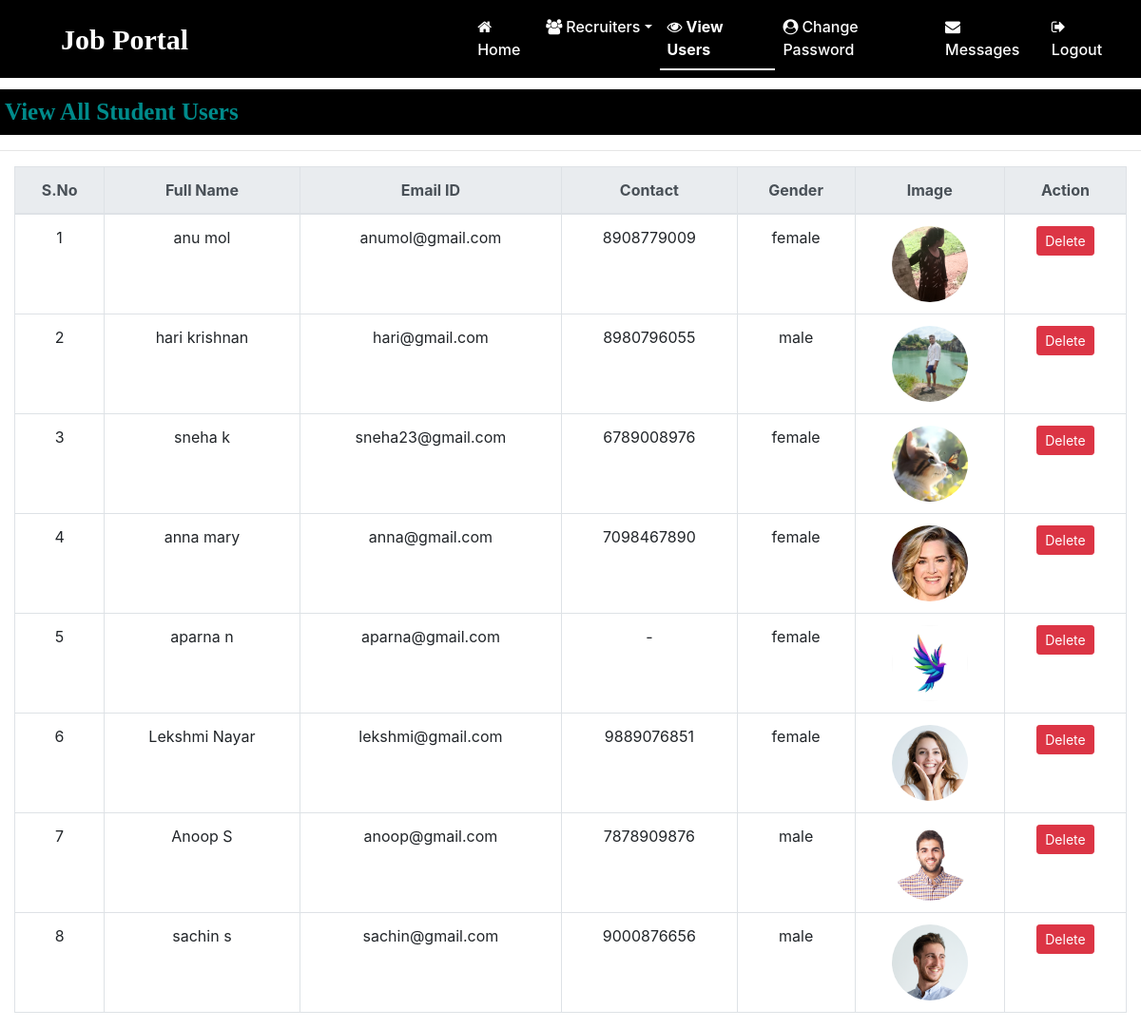
The app's page /view_users (signed in), older data.
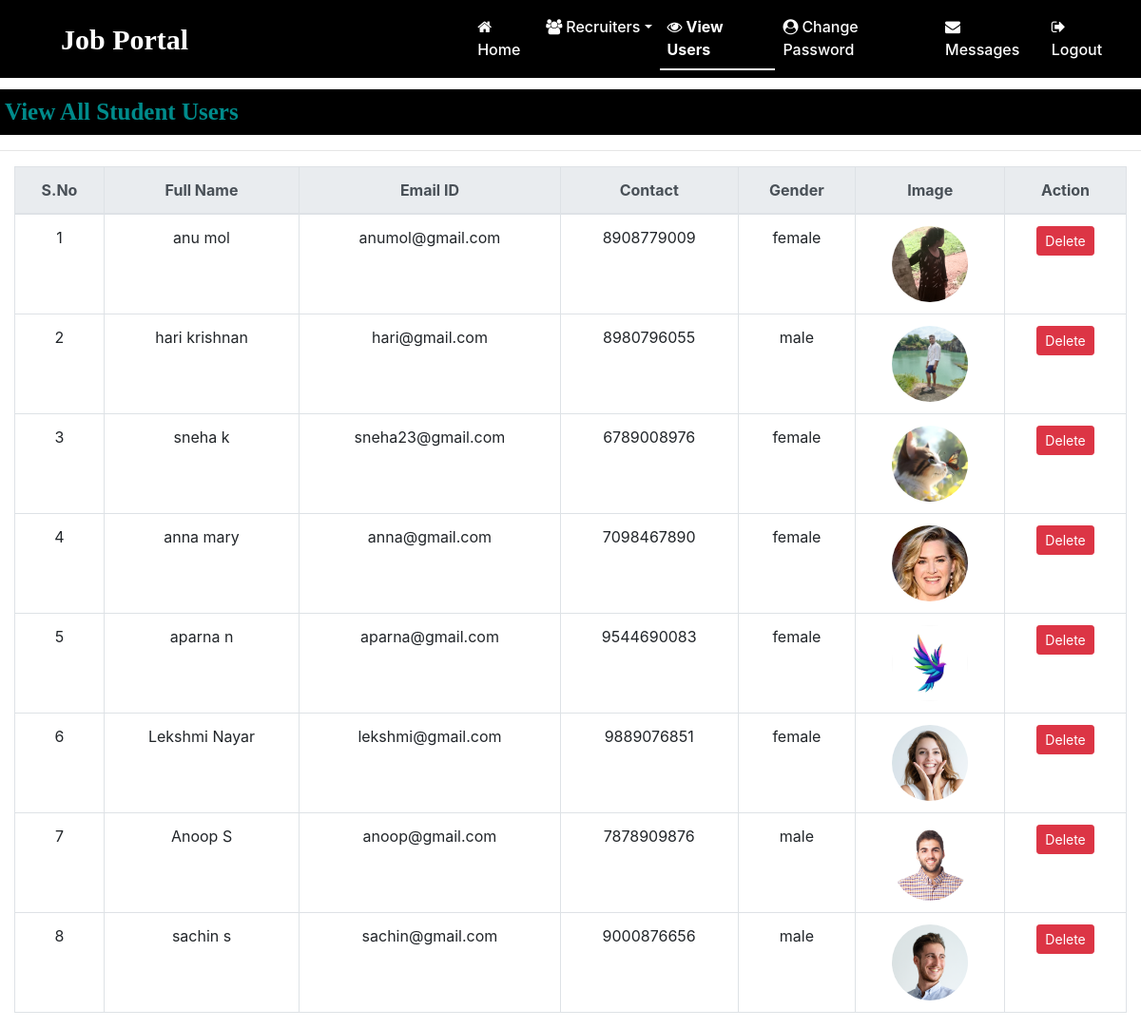
The same page, newer data.
### job/models.py (models this page shows, shortened)
class studentUser(models.Model):
    user=models.ForeignKey(User,on_delete=models.CASCADE)
    mobile=models.CharField(max_length=15,null=True)
    image = models.ImageField(upload_to='student_images/', null=True, blank=True)
    gender=models.CharField(max_length=10,null=True)
    type=models.CharField(max_length=15,null=True)

### job/views.py (the view)
# urls.py: path('view_users', view_users, name='view_users'),
def view_users(request):
    if not request.user.is_authenticated:
        return redirect('admin_login')
    data = studentUser.objects.all()
    context = {
        'data': data
    }
    return render(request, 'view_users.html', context)

### job/templates/view_users.html (shortened to what this page needs)
<!DOCTYPE html>
<html lang="en">
{% load static %}
<head>
    <link rel="stylesheet" href="https://cdn.jsdelivr.net/npm/bootstrap@4.6.2/dist/css/bootstrap.min.css">
</head>
<body>
    {% include 'admin_navigation.html' %}
    <div class="marquee">
        <marquee behavior="scroll" direction="left">View All Student Users</marquee>
    </div>
    <hr>
    <div class="container-fluid">
        <table class="table table-hover table-bordered">
            <thead class="thead-light">
                <tr>
                    <th>S.No</th>
                    <th>Full Name</th>
                    <th>Email ID</th>
                    <th>Contact</th>
                    <th>Gender</th>
                    <th>Image</th>
                    <th>Action</th>
                </tr>
            </thead>
            <tbody>
                {% for i in data %}
                <tr>
                    <td>{{ forloop.counter }}</td>
                    <td>{{ i.user.first_name }} {{ i.user.last_name }}</td>
                    <td>{{ i.user.username }}</td>
                    <td>{{ i.mobile|default:"-" }}</td>
                    <td>{{ i.gender|default:"-" }}</td>
                    <td>
                        {% if i.image %}
                            <img src="{{ i.image.url }}" width="80" height="80">
                        {% else %}
                            <img src="{% static 'images/default.png' %}" width="80" height="80">
                        {% endif %}
                    </td>
                    <td>
                        <a href="{% url 'delete_user' i.user.id %}"
                           class="btn btn-danger btn-sm"
                           onclick="return confirm('Are you sure you want to delete this user?');">
                           Delete
                        </a>
                    </td>
                </tr>
                {% empty %}
                <tr>
                    <td colspan="7">No users found.</td>
                </tr>
                {% endfor %}
            </tbody>
        </table>
    </div>
</body>
</html>

Row changes from the older to the newer data that the page shows:
changed studentUser "aparna": mobile "-" → "9544690083"
